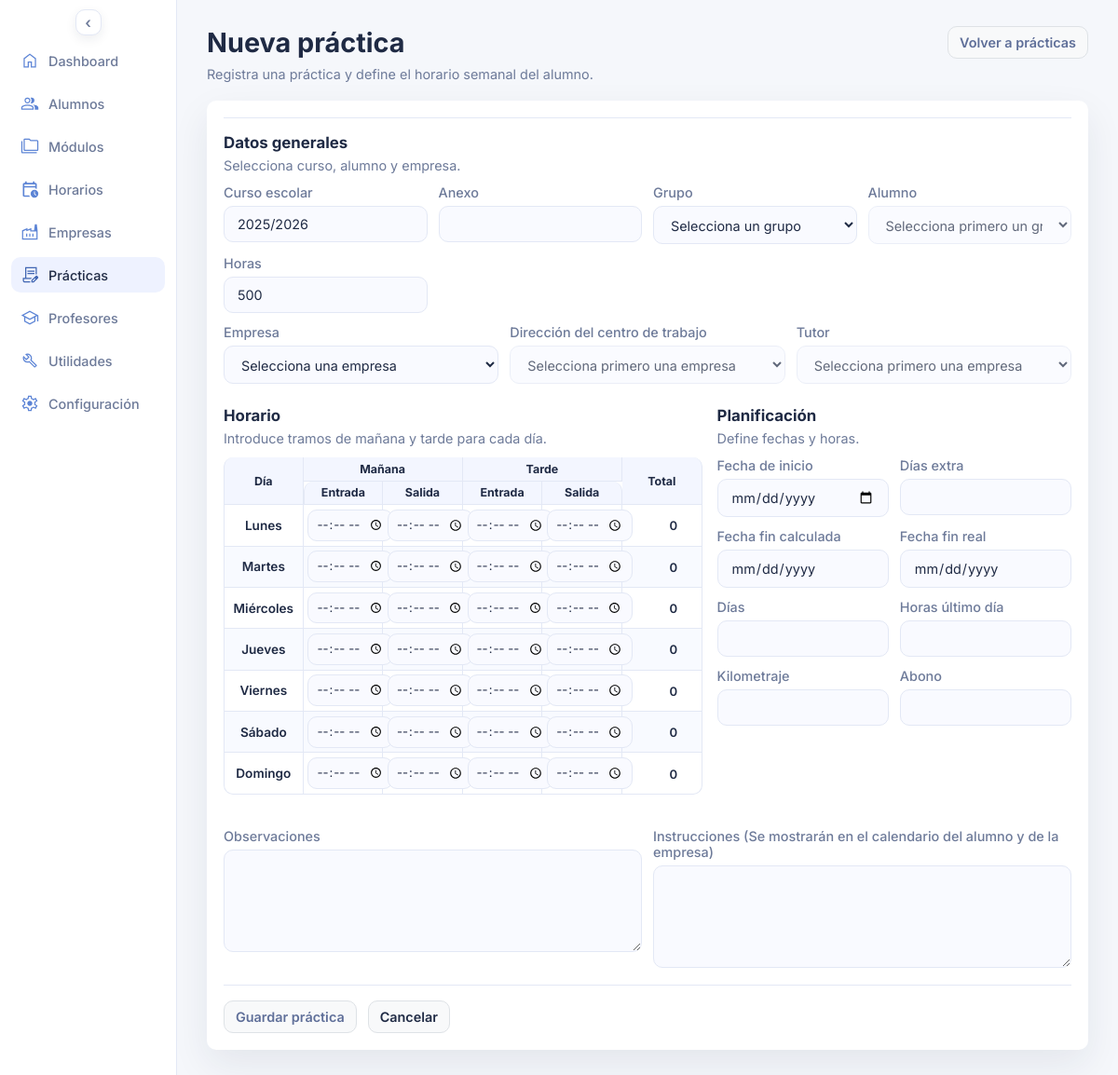
The app's page /practica_nueva.php, older data.
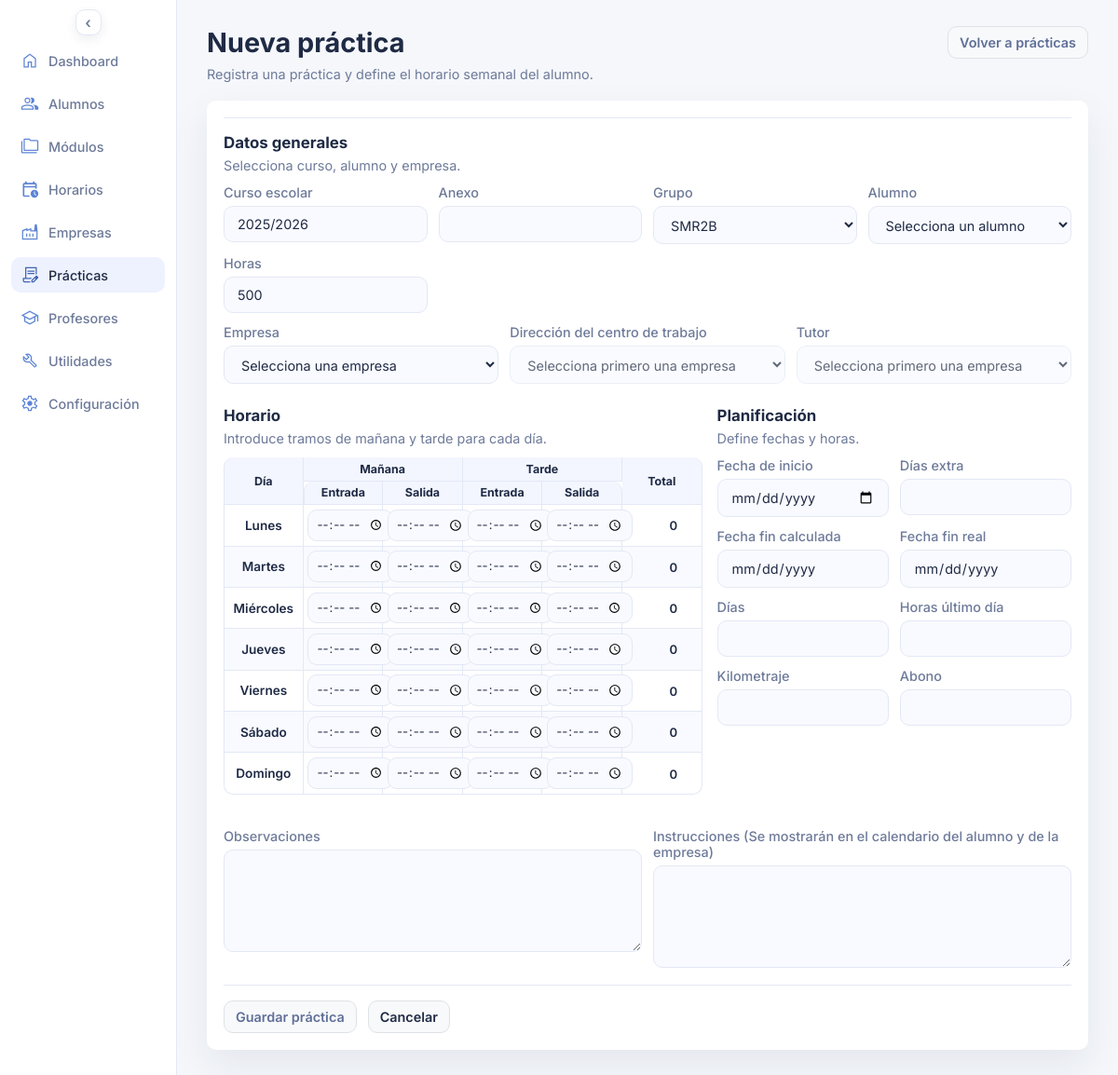
The same page, newer data.
### tables this page shows
CREATE TABLE `grupos_tutores` (
  `id_grupo_tutor` int(10) UNSIGNED NOT NULL,
  `id_grupo` int(10) UNSIGNED NOT NULL,
  `id_profesor` int(10) UNSIGNED NOT NULL,
  `id_curso_escolar` int(10) UNSIGNED NOT NULL
);

CREATE TABLE `grupos` (
  `id_grupo` int(10) UNSIGNED NOT NULL,
  `id_nivel` int(10) UNSIGNED DEFAULT NULL,
  `id_ciclo` int(10) UNSIGNED DEFAULT NULL,
  `id_curso` int(10) UNSIGNED DEFAULT NULL,
  `grupo` varchar(60) NOT NULL
);

### practica_nueva.php (the view, shortened to what the changed rows need)
<?php
$pdo = db();
$active_course_stmt = $pdo->query('SELECT id_curso_escolar, curso_escolar FROM cursos_escolares WHERE activo = 1 ORDER BY id_curso_escolar DESC LIMIT 1');
$active_course = $active_course_stmt->fetch();
$active_course_id = $active_course ? (int) $active_course['id_curso_escolar'] : 0;
$form_values = $_POST;
$groups = [];
if ($active_course_id > 0) {
  $groups_stmt = $pdo->prepare(
    'SELECT DISTINCT g.id_grupo, g.grupo
     FROM alumno_curso ac
     INNER JOIN grupos g ON g.id_grupo = ac.id_grupo
     WHERE ac.id_curso_escolar = :id_curso_escolar
     ORDER BY g.grupo'
  );
  $groups_stmt->execute(['id_curso_escolar' => $active_course_id]);
  $groups = $groups_stmt->fetchAll();
}
if (!$groups) {
  $groups = $pdo->query('SELECT id_grupo, grupo FROM grupos ORDER BY grupo')->fetchAll();
}
$default_tutor_group = 0;
if ($active_course_id > 0) {
  $default_group_stmt = $pdo->prepare(
    'SELECT gt.id_grupo
     FROM grupos_tutores gt
     INNER JOIN profesores p ON p.id_profesor = gt.id_profesor
     WHERE gt.id_curso_escolar = :id_curso_escolar
       AND p.nombre = :nombre
       AND p.apellido1 = :apellido1
       AND p.apellido2 = :apellido2
     ORDER BY gt.id_grupo
     LIMIT 1'
  );
  $default_group_stmt->execute([
    'id_curso_escolar' => $active_course_id,
    'nombre' => 'Julio',
    'apellido1' => 'Sánchez',
    'apellido2' => 'Fernández',
  ]);
  $default_tutor_group = (int) ($default_group_stmt->fetchColumn() ?: 0);
}
$selected_group = isset($form_values['id_grupo']) ? (int) $form_values['id_grupo'] : 0;
if ($selected_group <= 0 && $default_tutor_group > 0) {
  $selected_group = $default_tutor_group;
}
?>
<!DOCTYPE html>
<html lang="es">
<head>
  <link rel="stylesheet" href="assets/styles.css">
</head>
<body>
  <div class="page">
    <main class="content">
      <header class="header">
        <div>
          <h1>Nueva práctica</h1>
        </div>
      </header>
      <form method="post" class="panel entity-form practica-nueva-form">
        <section class="entity-section">
          <div class="entity-grid">
            <label class="practica-grupo">
              Grupo
              <select name="id_grupo" id="id_grupo" required>
                <option value="">Selecciona un grupo</option>
                <?php foreach ($groups as $group): ?>
                  <option value="<?php echo (int) $group['id_grupo']; ?>" <?php echo (int) $group['id_grupo'] === $selected_group ? 'selected' : ''; ?>>
                    <?php echo htmlspecialchars((string) $group['grupo'], ENT_QUOTES, 'UTF-8'); ?>
                  </option>
                <?php endforeach; ?>
              </select>
            </label>
            <label class="practica-alumno">
              Alumno
              <select name="id_alumno" id="id_alumno" <?php echo $selected_group > 0 ? '' : 'disabled'; ?> required>
                <option value=""><?php echo $selected_group > 0 ? 'Selecciona un alumno' : 'Selecciona primero un grupo'; ?></option>
              </select>
            </label>
          </div>
          <div class="practica-nueva-layout">
            <div class="practica-nueva-block practica-nueva-block--horario">
              <div class="panel-grid practica-horario" data-schedule-container>
                <table class="practica-horario-table">
                  <thead>
                    <tr>
                      <th rowspan="2">Día</th>
                      <th colspan="2">Mañana</th>
                      <th colspan="2">Tarde</th>
                      <th rowspan="2">Total</th>
                    </tr>
                    <tr>
                      <th>Entrada</th>
                      <th>Salida</th>
                      <th>Entrada</th>
                      <th>Salida</th>
                    </tr>
                  </thead>
                </table>
              </div>
            </div>
          </div>
        </section>
      </form>
    </main>
  </div>
</body>
</html>

Row changes from the older to the newer data that the page shows:
added grupos_tutores: id_grupo "SMR2B"
Text that changed along with them:
form field id_grupo: "Selecciona un grupo" → (not shown)
form field id_alumno: "Selecciona primero un grupo" → (not shown)
